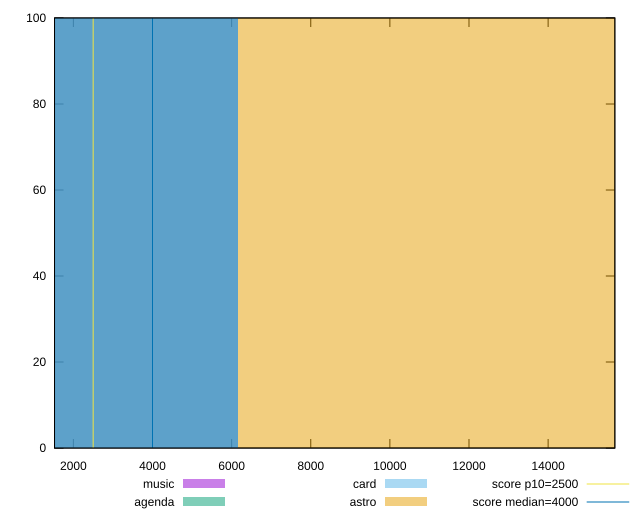

Reproduce this figure in gnuplot.
reset

$music <<EOF
0 100
EOF

$agenda <<EOF
0 100
EOF

$card <<EOF
0 100
EOF

$astro <<EOF
12319.581631507057 100
EOF

set key outside below
set boxwidth 12319.581631507057
set xrange [1523.48:15686.112500000001]
set yrange [0:100]
set trange [0:100]
set style fill transparent solid 0.5 noborder

set parametric
set terminal svg size 640, 520 enhanced background rgb 'white'
set output "reports/report_00032_2021-02-25T10-28-15.087Z/largest-contentful-paint/comparison/histogram/all_raw.svg"

plot $music title "music" with boxes, \
     $agenda title "agenda" with boxes, \
     $card title "card" with boxes, \
     $astro title "astro" with boxes, \
     2500,t title "score p10=2500", \
     4000,t title "score median=4000"

reset
